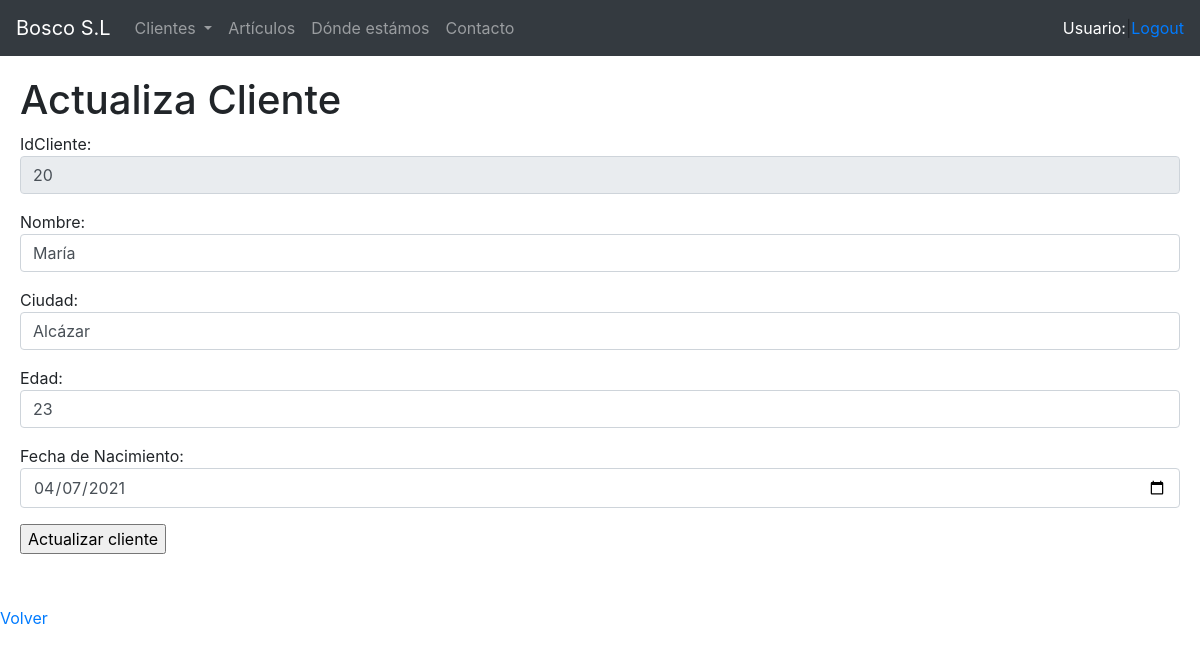
The page /actualizacliente.php?idcliente=20 (signed in) on the database its author committed.
### tables this page shows
CREATE TABLE `CLIENTES` (
  `idcliente` int(11) NOT NULL,
  `nombre` varchar(50) NOT NULL,
  `ciudad` varchar(20) NOT NULL,
  `edad` int(11) NOT NULL,
  `fecha_nacimiento` date NOT NULL
);

### actualizacliente.php (the view, shortened to what this page needs)
<html>
<head>
    <link rel="stylesheet" href="https://maxcdn.bootstrapcdn.com/bootstrap/4.0.0/css/bootstrap.min.css">
    <link rel="stylesheet" type="text/css" href="estilos.css">
</head>
<body>
<?php
include("conect.php");
$conexion=conectarse();
$consulta = "SELECT * FROM CLIENTES WHERE idcliente=".$_GET["idcliente"];
$resultado = mysqli_query( $conexion, $consulta ) or die ( "Algo ha ido mal al borrar el registro");
$fila = mysqli_fetch_array( $resultado );
?>
<main>
	<h1>Actualiza Cliente</h1>
	<form action="actualizacliente2.php">
	<p>IdCliente:<input type="text" class="form-control" name="idcliente" value="<?php echo $fila['idcliente'] ?>" readonly></p>
	<p>Nombre:<input type="text" class="form-control" name="nombre" value="<?php echo $fila['nombre'] ?>"></p>
	<p>Ciudad:<input type="text" class="form-control" name="ciudad" value="<?php echo $fila['ciudad'] ?>"></p>
	<p>Edad:<input type="number" class="form-control" name="edad" value="<?php echo $fila['edad'] ?>"></p>
	<p>Fecha de Nacimiento:<input class="form-control" type="date" name="fecha_nacimiento" value="<?php echo $fila['fecha_nacimiento'] ?>"></p>
	<input type="submit"  value="Actualizar cliente">
	</form>
</main>
<p></p><a href=listaclientes.php>Volver</a></p>
</body>
</html>

### estilos.css (style rules this page uses)
main { padding:20px }

### rows shown on the page
clientes: idcliente "20", nombre "María", ciudad "Alcázar", edad "23", fecha_nacimiento "04/07/2021"
